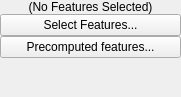
<?xml version="1.0" encoding="UTF-8"?>
<ui version="4.0">
 <class>Form</class>
 <widget class="QWidget" name="Form">
  <property name="geometry">
   <rect>
    <x>0</x>
    <y>0</y>
    <width>181</width>
    <height>97</height>
   </rect>
  </property>
  <property name="windowTitle">
   <string>Form</string>
  </property>
  <layout class="QHBoxLayout" name="horizontalLayout">
   <property name="spacing">
    <number>0</number>
   </property>
   <property name="margin">
    <number>0</number>
   </property>
   <item>
    <layout class="QVBoxLayout" name="verticalLayout">
     <item>
      <widget class="QLabel" name="caption">
       <property name="text">
        <string>(No Features Selected)</string>
       </property>
       <property name="alignment">
        <set>Qt::AlignCenter</set>
       </property>
      </widget>
     </item>
     <item>
      <widget class="QPushButton" name="SelectFeaturesButton">
       <property name="sizePolicy">
        <sizepolicy hsizetype="Minimum" vsizetype="Fixed">
         <horstretch>0</horstretch>
         <verstretch>0</verstretch>
        </sizepolicy>
       </property>
       <property name="toolTip">
        <string>Open the Feature Selection Dialog</string>
       </property>
       <property name="text">
        <string>Select Features...</string>
       </property>
      </widget>
     </item>
     <item>
      <widget class="QPushButton" name="UsePrecomputedFeaturesButton">
       <property name="text">
        <string>Precomputed features...</string>
       </property>
      </widget>
     </item>
     <item>
      <spacer name="verticalSpacer">
       <property name="orientation">
        <enum>Qt::Vertical</enum>
       </property>
       <property name="sizeHint" stdset="0">
        <size>
         <width>20</width>
         <height>40</height>
        </size>
       </property>
      </spacer>
     </item>
    </layout>
   </item>
  </layout>
 </widget>
 <resources/>
 <connections/>
</ui>
